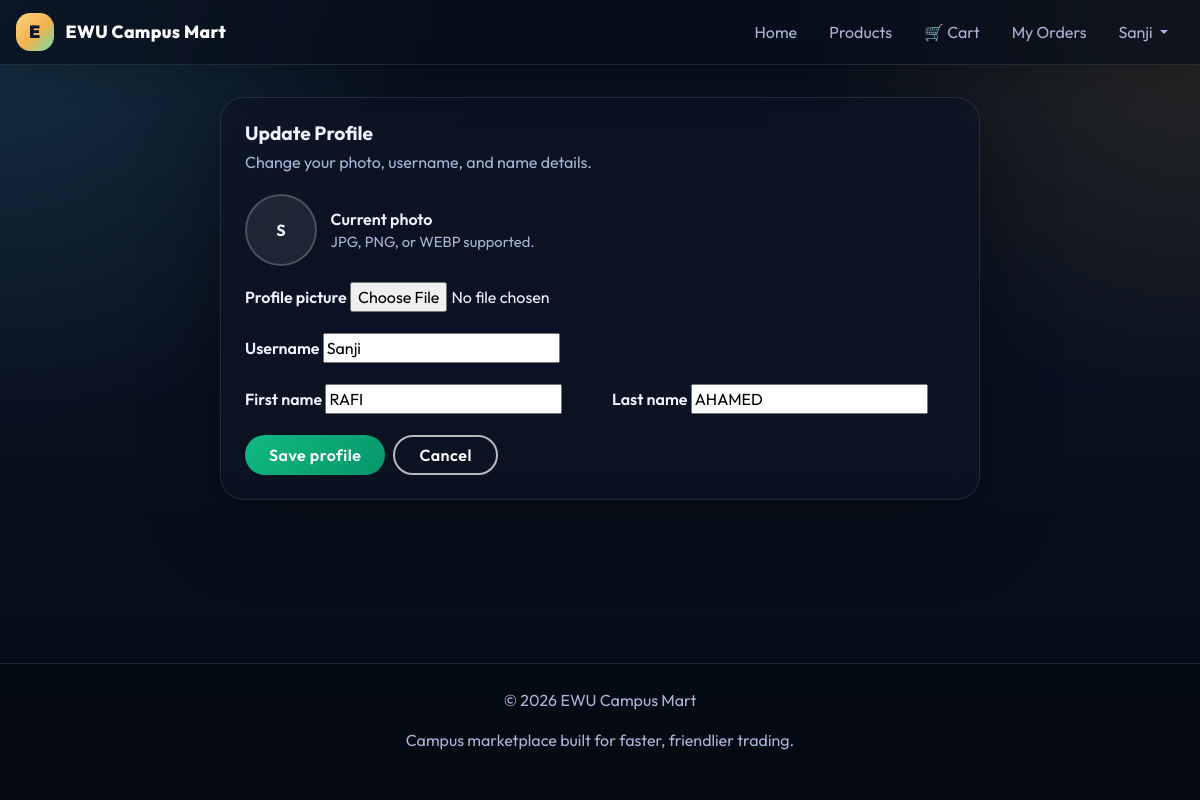
/buyer/profile/update/ (signed in), run on the app's committed database.
### buyer/models.py (models this page shows, shortened)
class CustomUser(AbstractBaseUser, PermissionsMixin):
    uid = models.UUIDField(primary_key=True , editable=False , default=uuid.uuid4)
    username = models.CharField(max_length=150, unique=True)
    first_name = models.CharField(max_length=30, blank=True)
    last_name = models.CharField(max_length=30, blank=True)
    email = models.EmailField(unique=True)
    profile_image = models.ImageField(upload_to="profile/", blank=True, null=True)
    is_active = models.BooleanField(default=True)
    is_staff = models.BooleanField(default=False)
    date_joined = models.DateTimeField(default=timezone.now)
    is_buyer = models.BooleanField(default=False)
    is_seller = models.BooleanField(default=False)
    shop_name = models.CharField(max_length=100, blank=True, null=True)
    objects = CustomeUserManager()
    USERNAME_FIELD = "email"
    REQUIRED_FIELDS = []

### buyer/middlewares.py (the view)
    def wrapped_view(request, *args, **kwargs):
        if not request.user.is_authenticated:
            return redirect('buyer-login')
        return view_func(request, *args, **kwargs)

### buyer/forms.py
class BuyerProfileForm(forms.ModelForm):
    class Meta:
        model = CustomUser
        fields = ("username", "first_name", "last_name", "profile_image")

### buyer/views.py (called while the page is built)
@auth
def buyer_profile_update(request):
    if request.method == "POST":
        profile_form = BuyerProfileForm(request.POST, request.FILES, instance=request.user)
        if profile_form.is_valid():
            profile_form.save()
            messages.success(request, "Profile updated successfully.")
            return redirect("buyer-profile")
    else:
        profile_form = BuyerProfileForm(instance=request.user)
    return render(request, "buyer_profile_update.html", {"profile_form": profile_form})

### buyer/templates/buyer_profile_update.html (shortened to what this page needs)
{% extends 'buyer_base.html' %}
{% block content %}
<section class="page-shell">
  <div class="update-shell">
    <div class="glass-card section-card">
      <h2 class="section-title">Update Profile</h2>
      <p class="section-subtitle">Change your photo, username, and name details.</p>
      <form method="post" enctype="multipart/form-data">
        <div class="profile-image-wrap">
          {% if request.user.profile_image %}
            <img src="{{ request.user.profile_image.url }}" alt="Profile image" class="profile-avatar">
          {% else %}
            <div class="profile-avatar-fallback">{{ request.user.username|first|upper }}</div>
          {% endif %}
          <div>
            <div class="fw-semibold">Current photo</div>
            <div class="muted-note">JPG, PNG, or WEBP supported.</div>
          </div>
        </div>
        <div class="mb-3">
          <label class="form-label" for="id_profile_image">Profile picture</label>
          {{ profile_form.profile_image }}
        </div>
        <div class="mb-3">
          <label class="form-label" for="id_username">Username</label>
          {{ profile_form.username }}
        </div>
        <div class="row">
          <div class="col-md-6 mb-3">
            <label class="form-label" for="id_first_name">First name</label>
            {{ profile_form.first_name }}
          </div>
          <div class="col-md-6 mb-3">
            <label class="form-label" for="id_last_name">Last name</label>
            {{ profile_form.last_name }}
          </div>
        </div>
        <div class="d-flex gap-2 flex-wrap">
          <button type="submit" class="btn btn-primary-glow btn-aesthetic px-4">Save profile</button>
          <a href="{% url 'buyer-profile' %}" class="btn btn-outline-glow btn-aesthetic px-4">Cancel</a>
        </div>
      </form>
    </div>
  </div>
</section>
{% endblock %}

### buyer/templates/buyer_base.html (shortened to what this page needs)
{% load static %}
<!doctype html>
<html lang="en">
<head>
  <link href="https://cdn.jsdelivr.net/npm/bootstrap@5.3.0/dist/css/bootstrap.min.css" rel="stylesheet" />
</head>
<body>
  <nav class="navbar navbar-expand-lg navbar-dark navbar-glass">
    <div class="page-shell d-flex align-items-center justify-content-between gap-2">
      <a class="navbar-brand" href="/buyer/dashboard">EWU Campus Mart</a>
      <div class="collapse navbar-collapse" id="navbarNav">
        <ul class="navbar-nav ms-auto">
          {% if request.user.is_authenticated %}
          <li class="nav-item">
            <a class="nav-link" href="/buyer/dashboard">Home</a>
          </li>
          <li class="nav-item">
            <a class="nav-link" href="#">Products</a>
          </li>
          <li class="nav-item">
            <a class="nav-link" href="{% url 'view-cart' %}">
              🛒 Cart
            </a>
          </li>
          <li class="nav-item">
            <a class="nav-link" href="{% url 'my-orders' %}">
              My Orders
            </a>
          </li>
          <li class="nav-item dropdown">
            <a class="nav-link dropdown-toggle" href="#" data-bs-toggle="dropdown">
              {{ request.user.username }}
            </a>
          </li>
          {% endif %}
        </ul>
      </div>
    </div>
  </nav>
  <main>
    {% block content %}{% endblock %}
  </main>
  <footer class="text-center">
    <div class="page-shell flex flex-col gap-2 sm:flex-row sm:items-center sm:justify-between">
      <p>&copy; 2026 EWU Campus Mart</p>
      <p>Campus marketplace built for faster, friendlier trading.</p>
    </div>
  </footer>
</body>
</html>

### buyer/templates/buyer_base.html (style rules this page uses)
:root { --bg-start: #08111f; --bg-end: #060b14; --panel: rgba(13, 20, 36, 0.72); --line: rgba(255, 255, 255, 0.10); --text: #eef3ff; --muted: #a7b6d6; --accent: #f2b24f; --accent-2: #61d6ff; --accent-3: #6be0b1; --shadow: 0 24px 80px rgba(0, 0, 0, 0.32); }
html { scroll-behavior: smooth; }
body { min-height: 100vh; display: flex; flex-direction: column; font-family: 'Outfit', sans-serif; color: var(--text); background: radial-gradient(circle at top left, rgba(97, 214, 255, 0.16), transparent 30%), radial-gradient(circle at top right, rgba(242, 178, 79, 0.14), transparent 28%), linear-gradient(180deg, var(--bg-start) 0%, #091120 46%, var(--bg-end) 100%); }
body::before { content: ''; position: fixed; inset: 0; pointer-events: none; opacity: 0.28; background-image: linear-gradient(rgba(255, 255, 255, 0.04) 1px, transparent 1px), linear-gradient(90deg, rgba(255, 255, 255, 0.04) 1px, transparent 1px); background-size: 72px 72px; mask-image: linear-gradient(to bottom, rgba(0, 0, 0, 0.45), transparent 85%); }
a { color: inherit; text-decoration: none; }
.page-shell { width: min(1180px, calc(100% - 1rem)); margin: 0 auto; position: relative; z-index: 1; }
@media (min-width: 640px) { .page-shell { width: min(1180px, calc(100% - 2rem)); } }
.navbar-glass { position: sticky; top: 0; z-index: 50; background: rgba(7, 14, 27, 0.72) !important; backdrop-filter: blur(18px); -webkit-backdrop-filter: blur(18px); border-bottom: 1px solid var(--line); box-shadow: 0 12px 32px rgba(0, 0, 0, 0.18); }
.navbar-brand { font-weight: 800; font-size: 0.9rem; color: white !important; letter-spacing: 0.02em; white-space: nowrap; flex-shrink: 0; display: inline-flex; align-items: center; gap: 0.5rem; }
@media (min-width: 640px) { .navbar-brand { font-size: 1.1rem; gap: 0.75rem; } }
.navbar-brand::before { content: 'E'; display: inline-flex; align-items: center; justify-content: center; width: 2rem; height: 2rem; border-radius: 0.7rem; background: linear-gradient(135deg, #ffd27d 0%, #f2b24f 55%, #6be0b1 100%); color: #0f172a; font-weight: 900; font-size: 0.9rem; }
@media (min-width: 640px) { .navbar-brand::before { width: 2.35rem; height: 2.35rem; border-radius: 0.9rem; font-size: 1.1rem; } }
.navbar-dark .navbar-nav .nav-link { color: var(--muted) !important; transition: all 0.2s ease; font-size: 0.9rem; padding: 0.5rem 0.7rem !important; }
@media (min-width: 640px) { .navbar-dark .navbar-nav .nav-link { font-size: 1rem; padding: 0.7rem 1rem !important; } }
.btn-aesthetic { transition: all 0.3s ease; font-weight: 600; letter-spacing: 0.5px; border-radius: 999px; }
.btn-primary-glow { background: linear-gradient(135deg, #10b981, #059669) !important; border: none !important; color: white !important; font-weight: 600; }
.btn-outline-glow { border: 2px solid rgba(255, 255, 255, 0.7) !important; color: white !important; background: transparent !important; }
.glass-card { background: var(--panel); border: 1px solid var(--line); border-radius: 1.5rem; box-shadow: var(--shadow); backdrop-filter: blur(18px); }
main { flex: 1; padding: 1.5rem 0 2rem; }
@media (min-width: 640px) { main { padding: 2rem 0 4rem; } }
footer { background: rgba(3, 8, 16, 0.42); color: var(--muted); padding: 1.5rem 0 1.5rem; border-top: 1px solid var(--line); font-size: 0.85rem; }
@media (min-width: 640px) { footer { padding: 1.5rem 0 2rem; font-size: 1rem; } }

### buyer/templates/buyer_profile_update.html (style rules this page uses)
.update-shell { max-width: 760px; margin: 0 auto; }
.section-card { padding: 1.5rem; }
.section-title { font-weight: 700; font-size: 1.2rem; margin-bottom: 0.35rem; }
.section-subtitle { color: var(--muted); margin-bottom: 1.25rem; }
.form-label { font-weight: 600; }
.profile-image-wrap { display: flex; align-items: center; gap: 0.85rem; margin-bottom: 1rem; }
.profile-avatar-fallback { width: 72px; height: 72px; border-radius: 50%; display: flex; align-items: center; justify-content: center; background: rgba(255, 255, 255, 0.08); border: 2px solid rgba(255, 255, 255, 0.2); font-weight: 700; }
.muted-note { color: var(--muted); font-size: 0.92rem; }

### data on the page
CustomUser: user.username "Sanji", user.username|first "S", username "Sanji", first_name "RAFI", last_name "AHAMED"
